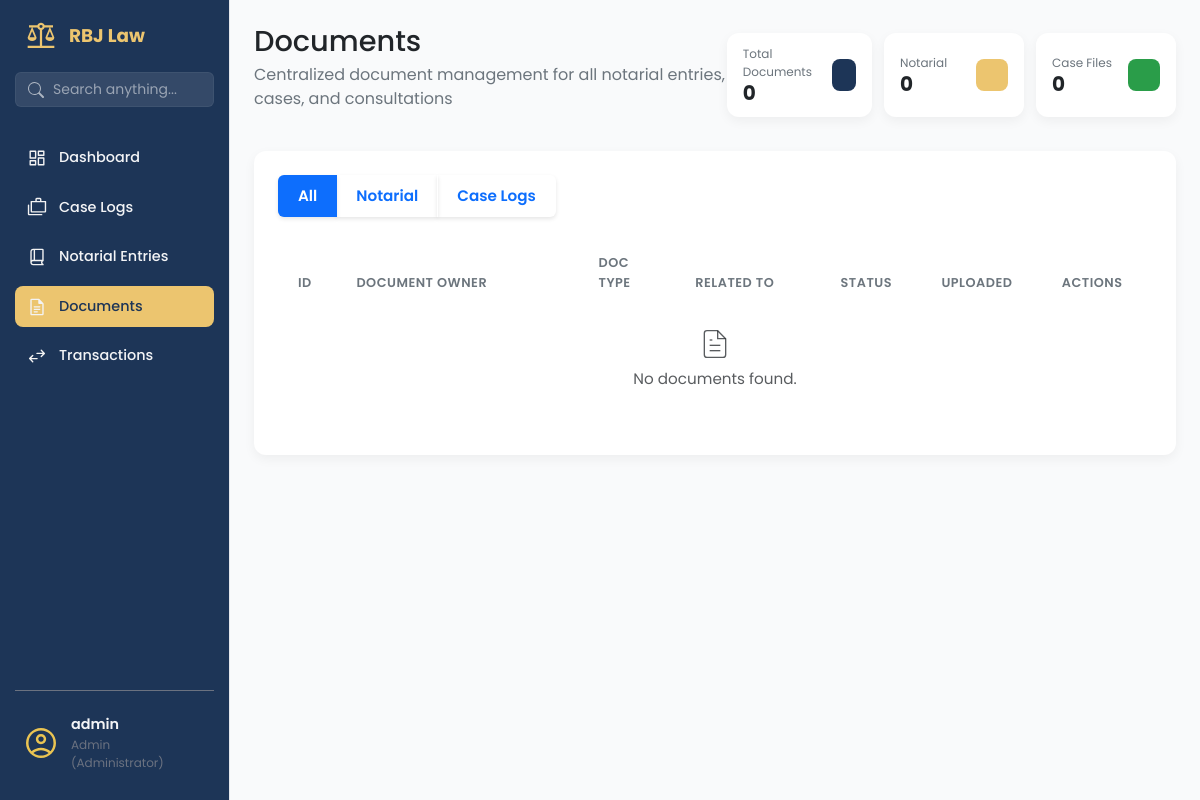
The page /documents/ (signed in) on the database as committed earlier.
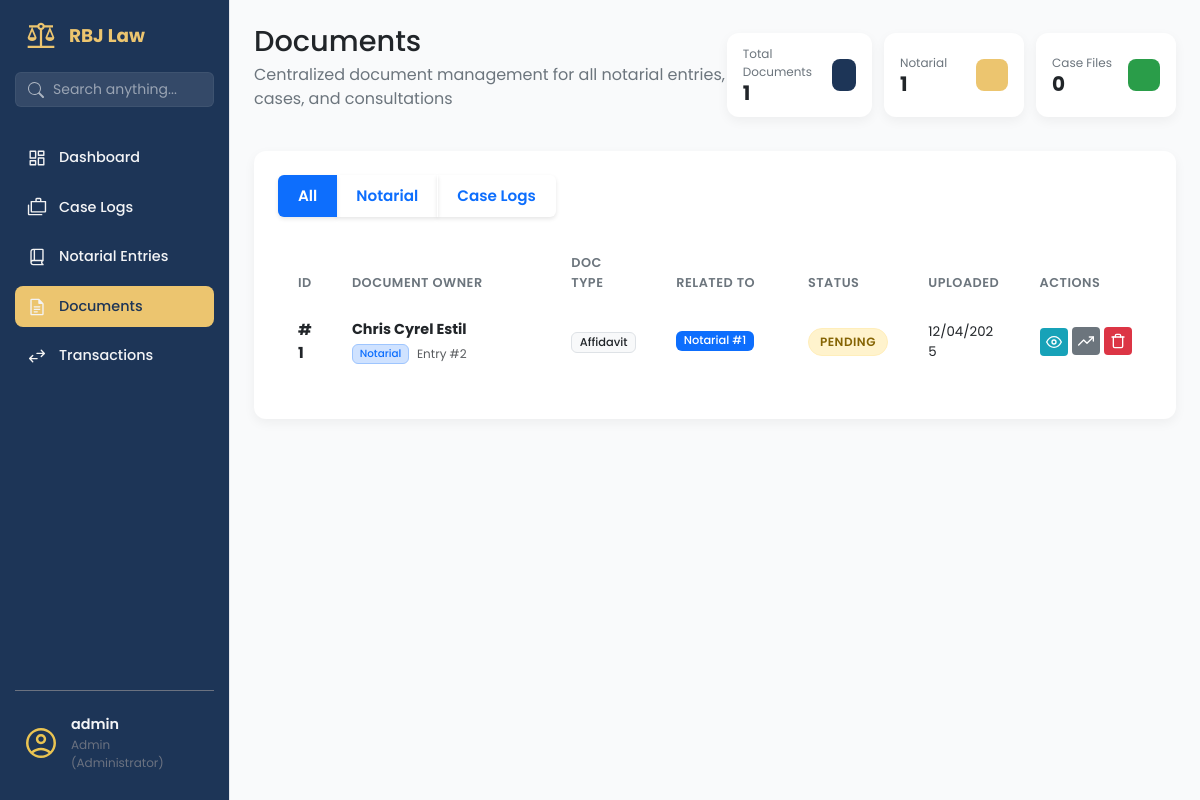
The same page on the database as committed later.
### app/models/document_mdl.py (models this page shows, shortened)
class Document(db.Model):
    __tablename__ = 'documents'
    id = db.Column(db.Integer, primary_key=True)
    filename = db.Column(db.String(255), nullable=False)
    file_path = db.Column(db.String(500), nullable=False)
    file_type = db.Column(db.String(50), nullable=True)
    file_size = db.Column(db.Integer, nullable=True)  # in bytes
    document_type = db.Column(db.String(100), nullable=True)  # e.g., Affidavit, ID, SPA Draft, etc.
    notes = db.Column(db.Text, nullable=True)
    document_status = db.Column(db.String(50), default='Pending', nullable=False)
    parent_type = db.Column(db.String(50), nullable=False)  # 'notarial_entry', 'case', 'client'
    parent_id = db.Column(db.Integer, nullable=False)
    uploaded_by = db.Column(db.Integer, db.ForeignKey('users.id'), nullable=True)
    uploaded_at = db.Column(db.DateTime, default=datetime.utcnow)
    last_modified = db.Column(db.DateTime, default=datetime.utcnow, onupdate=datetime.utcnow)
    uploader = db.relationship('User', backref='uploaded_documents', lazy=True)

### app/routes/documents_routes.py (the view, shortened to what this page needs)
@documents_bp.route('/')
@staff_or_admin_required
@login_required
def documents_page():
    document_type = request.args.get('type', 'all')
    query = Document.query
    if current_user.role == 'staff':
        query = query.filter(Document.parent_type != 'case')
    if document_type != 'all':
        query = query.filter_by(parent_type=document_type)
    search_term = request.args.get('search', '')
    if search_term:
        query = query.filter(or_(
            Document.filename.ilike(f'%{search_term}%'),
            Document.notes.ilike(f'%{search_term}%')
        ))
    documents = query.order_by(Document.uploaded_at.desc()).all()
    for doc in documents:
        doc.context_name = "Unknown Client"
        doc.context_ref = f"ID: {doc.parent_id}"
        if doc.parent_type == 'notarial_entry':
            entry = NotarialEntry.query.get(doc.parent_id)
            if entry:
                doc.context_ref = f"Entry #{entry.not_entry_num}"
                if entry.parties:
                    primary_party = entry.parties[0].party_name
                    if len(entry.parties) > 1:
                        doc.context_name = f"{primary_party} et al."
                    else:
                        doc.context_name = primary_party
                else:
                    doc.context_name = "No Party Listed"
        elif doc.parent_type == 'consultation':
            pass
        elif doc.parent_type == 'client':
            client = Client.query.get(doc.parent_id)
            if client:
                doc.context_name = f"{client.first_name} {client.last_name}"
                doc.context_ref = "Client File"
    return render_template('documents_page.html',
                         documents=documents,
                         current_filter=document_type,
                         search_term=search_term)

### app/utils/permissions.py (called while the page is built)
def staff_or_admin_required(f):
    @wraps(f)
    def decorated_function(*args, **kwargs):
        if not current_user.is_authenticated:
            flash('Please login to access this page.', 'error')
            return redirect(url_for('auth.login'))
        if current_user.role not in ['admin', 'staff']:
            flash('Staff or Administrator access required.', 'error')
            return redirect(url_for('dashboard.dashboard_page'))
        return f(*args, **kwargs)
    return decorated_function

### app/templates/documents_page.html (shortened to what the changed rows need)
{% extends 'base.html' %}
{% block content %}
<main class="dashboard-content">
    <header class="dashboard-header">
        <div>
            <h1>Documents </h1>
        </div>
        <div style="display: flex; justify-content: space-between; gap: 12px;">
            <div class="data-card data-card--sm">
                <div class="data-card__info">
                    <span class="data-card__title">Total Documents</span>
                    <span class="data-card__value">{{ documents|length }}</span>
                </div>
            </div>
            <div class="data-card data-card--sm">
                <div class="data-card__info">
                    <span class="data-card__title">Notarial</span>
                    <span class="data-card__value">
                        {% set notarial_count = [] %}
                        {{ notarial_count|length }}
                    </span>
                </div>
            </div>
                        {% set consultation_count = [] %}
        </div>
    </header>
    <section class="content-section">
        <div class="panel-card">
            <div class="table-wrapper">
                <table class="table">
                    <colgroup>
                    </colgroup>
                    <thead>
                        <tr>
                            <th>ID</th>
                            <th>Document Owner</th>
                            <th>Doc Type</th>
                            <th>Related To</th>
                            <th>Status</th>
                            <th>Uploaded</th>
                            <th>Actions</th>
                        </tr>
                    </thead>
                    <tbody>
                        {% for document in documents %}
                        <tr class="document-row" data-parent-type="{{ document.parent_type }}">
                            <td><strong>#{{ document.id }}</strong></td>
                            <td>
                                <div class="d-flex flex-column">
                                    <span class="fw-bold text-dark" style="font-size: 0.9rem;">
                                        {{ document.context_name }}
                                    </span>
                                    <div class="d-flex align-items-center mt-1">
                                        {% if document.parent_type == 'notarial_entry' %}
                                        <span
                                            class="badge bg-primary-subtle text-primary border border-primary-subtle me-2"
                                            style="font-size: 0.65rem;">Notarial</span>
                                        {% elif document.parent_type == 'case' %}
                                        <span
                                            class="badge bg-success-subtle text-success border border-success-subtle me-2"
                                            style="font-size: 0.65rem;">Case</span>
                                        {% elif document.parent_type == 'consultation' %}
                                        <span class="badge bg-info-subtle text-info border border-info-subtle me-2"
                                            style="font-size: 0.65rem;">Consultation</span>
                                        {% endif %}
                                        <small class="text-muted" style="font-size: 0.75rem;">
                                            {{ document.context_ref }}
                                        </small>
                                    </div>
                                </div>
                            </td>
                            <td><span class="badge bg-light text-dark border">{{ document.document_type or 'General'
                                    }}</span></td>
                            <td>
                                {% if document.parent_type == 'notarial_entry' %}
                                <span class="badge bg-primary mb-1">Notarial #{{ document.parent_id }}</span>
                                {% elif document.parent_type == 'case' %}
                                <span class="badge bg-success mb-1">Case #{{ document.parent_id }}</span>
                                {% else %}
                                <span class="badge bg-secondary mb-1">{{ document.parent_type|title }}</span>
                                {% endif %}
                            </td>
                            <td>
                                <span
                                    class="status-tag status-tag--{{ document.document_status|lower|replace(' ', '-') }}">
                                    {{ document.document_status }}
                                </span>
                            </td>
                            <td>
                                <div class="small">{{ document.uploaded_at.strftime('%m/%d/%Y') }}</div>
                            </td>
                            <td>
                                <div class="action-buttons">
                                    <a href="{{ url_for('documents.view_document', document_id=document.id) }}"
                                        target="_blank" class="btn-action btn-action--info" title="View">
                                        <svg xmlns="http://www.w3.org/2000/svg" width="16" height="16"
                                            viewBox="0 0 24 24" fill="none" stroke="currentColor" stroke-width="2"
                                            stroke-linecap="round" stroke-linejoin="round">
                                            <path d="M1 12s4-8 11-8 11 8 11 8-4 8-11 8-11-8-11-8z"></path>
                                            <circle cx="12" cy="12" r="3"></circle>
                                        </svg>
                                    </a>
                                    <div class="dropdown status-dropdown">
                                        <button class="btn-action btn-action--secondary dropdown-toggle" type="button"
                                            data-bs-toggle="dropdown" aria-expanded="false" title="Update Status">
                                            <svg xmlns="http://www.w3.org/2000/svg" width="16" height="16"
                                                viewBox="0 0 24 24" fill="none" stroke="currentColor" stroke-width="2"
                                                stroke-linecap="round" stroke-linejoin="round">
                                                <polyline points="23 6 13.5 15.5 8.5 10.5 1 18"></polyline>
                                                <polyline points="17 6 23 6 23 12"></polyline>
                                            </svg>
                                        </button>
                                    </div>
                                    <form action="{{ url_for('documents.delete_document', document_id=document.id) }}"
                                        method="POST" style="display:inline;"
                                        onsubmit="return confirm('Are you sure you want to delete this document?');">
                                        <button type="submit" class="btn-action btn-action--danger" title="Delete">
                                        </button>
                                    </form>
                                </div>
                            </td>
                        </tr>
                        {% else %}
                        <tr>
                            <td colspan="7" class="text-center py-4">
                                <div class="text-muted">
                                    <p class="mb-0">No documents found.</p>
                                </div>
                            </td>
                        </tr>
                        {% endfor %}
                    </tbody>
                </table>
            </div>
        </div>
    </section>
</main>
{% endblock %}

Rows that differ between the two databases and show on the page:
added Document: id "1", context_name "Chris Cyrel Estil", parent_type "Notarial", context_ref "Entry #2", document_type "Affidavit", parent_id "1", document_status "PENDING", uploaded_at "12/04/2025"
Other text that changed with them:
{{ documents|length }}: "0" → "1"
{{ notarial_count|length }}: "0" → "1"
text no longer shown: "No documents found."
